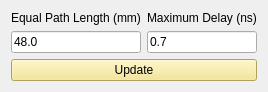
         <widget class="QWidget" name="layoutWidget">
          <property name="geometry">
           <rect>
            <x>20</x>
            <y>10</y>
            <width>218</width>
            <height>70</height>
           </rect>
          </property>
          <layout class="QGridLayout" name="gridLayout_25">
           <item row="1" column="0">
            <widget class="QLineEdit" name="equal_path_length">
             <property name="text">
              <string>48.0</string>
             </property>
             <property name="maxLength">
              <number>10</number>
             </property>
             <property name="placeholderText">
              <string>0 - 305</string>
             </property>
             <property name="clearButtonEnabled">
              <bool>false</bool>
             </property>
            </widget>
           </item>
           <item row="0" column="0">
            <widget class="QLabel" name="label_91">
             <property name="text">
              <string>Equal Path Length (mm)</string>
             </property>
            </widget>
           </item>
           <item row="0" column="1">
            <widget class="QLabel" name="label_101">
             <property name="text">
              <string>Maximum Delay (ns)</string>
             </property>
            </widget>
           </item>
           <item row="2" column="0" colspan="2">
            <widget class="QPushButton" name="update_equal_path_length">
             <property name="styleSheet">
              <string notr="true">background-color: rgb(244, 226, 133)</string>
             </property>
             <property name="text">
              <string>Update</string>
             </property>
            </widget>
           </item>
           <item row="1" column="1">
            <widget class="QLineEdit" name="max_delay">
             <property name="text">
              <string>0.7</string>
             </property>
             <property name="maxLength">
              <number>10</number>
             </property>
             <property name="placeholderText">
              <string>0 - 305</string>
             </property>
             <property name="clearButtonEnabled">
              <bool>false</bool>
             </property>
            </widget>
           </item>
          </layout>
         </widget>
